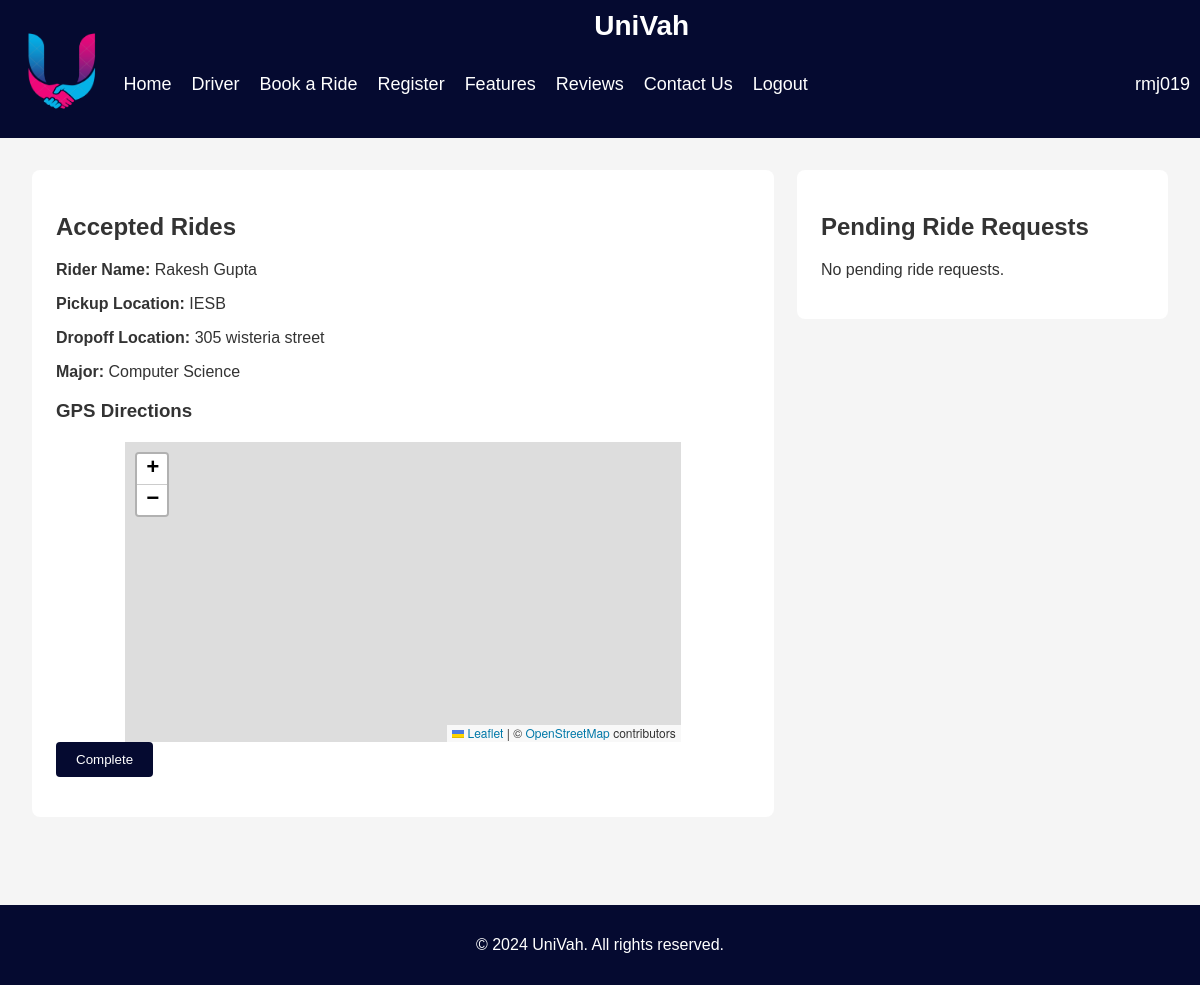
/driverhub/ (signed in), run on the app's committed database.
### Univah/models.py (models this page shows)
class RideRequest(models.Model):
    rider = models.ForeignKey(Rider, on_delete=models.CASCADE, null=True, related_name='ride_requests')
    driver = models.ForeignKey(Driver, on_delete=models.CASCADE, null=True, related_name='driver_requests')
    pickup_address = models.CharField(max_length=255, null=True)
    dropoff_address = models.CharField(max_length=255, null=True)
    booking_type = models.CharField(max_length=255, null=True) #(not used. no time to implement)
    status = models.CharField(max_length=20, choices=[('Pending', 'Pending'), ('Accepted', 'Accepted'), ('Completed', 'Completed')], default='Pending')

class Rider(models.Model):
    user = models.OneToOneField(User, on_delete=models.CASCADE, null = True)
    major = models.CharField(max_length=50, null=True)
    phone_number = models.CharField(max_length=12, null=True)

### Univah/views.py (the view, shortened to what this page needs)
# urls.py: path('driverhub/', views.DriverHub.as_view(), name='driverhub'),
class DriverHub(View):
    def get(self, request):
        user = request.user
        if user.is_authenticated:
            is_driver = models.Driver.objects.filter(user=user).exists()
            if is_driver:
                driver = models.Driver.objects.get(user=request.user)
                accepted_ride_requests = models.RideRequest.objects.filter(status='Accepted', driver=driver)
                ride_requests = models.RideRequest.objects.filter(status='Pending')
                activedrivers = models.Driver.objects.filter(status = 'Available')
                return render(request, 'driverhub.html', {
                    'accepted_ride_requests': accepted_ride_requests,
                    'pending_ride_requests': ride_requests,
                    'user': request.user,
                    'activedrivers': activedrivers
                })
            else:
                return redirect('transpo')
        else:
            return redirect('login')

### Univah/templates/driverhub.html (shortened to what this page needs)
{%load static%}
<!DOCTYPE html>
<html lang="en">
<head>
     <link rel="stylesheet" href="https://unpkg.com/leaflet@1.7.1/dist/leaflet.css" />
     <link rel="stylesheet" href="https://unpkg.com/leaflet-control-geocoder/dist/Control.Geocoder.css" />
     <link rel="stylesheet" href="https://unpkg.com/leaflet-routing-machine/dist/leaflet-routing-machine.css" />
     <link rel="stylesheet" href="{% static 'css/driverhub.css' %}">
</head>
<body>
    <header>
        <img src="{% static 'images/univah.png' %}" alt="Description of your image" width="90" height="90
">
        <nav>
            <h1>UniVah</h1>
            <ul>
                <li><a href="{% url 'transpo' %}" class="nav-btn">Home</a></li>
                <li><a href="{% url 'driverhub' %}" class="nav-btn">Driver</a></li>
                <li><a href="{% url 'riderhub' %}" class="nav-btn">Book a Ride</a></li>
                <li><a href="{% url 'register' %}" class="nav-btn">Register</a></li>
                <li><a href="#features">Features</a></li>
                <li><a href="#reviews">Reviews</a></li>
                <li><a href="#contact">Contact Us</a></li>
                {% if user.is_authenticated %}
                    <li class="right-align"><a href="{% url 'logout' %}" class="nav-btn">Logout</a></li>
                {% else %}
                    <li class="right-align"><a href="{% url 'login' %}" class="nav-btn">Login</a></li>
                {% endif %}
                <span class="user-name">{{ user.username }}</span>
            </ul>
        </nav>
    </header>
    <div class="content">
        <div class="left-column">
            <div class="section">
                <h2>Accepted Rides</h2>
                <ul class="requests">
                    {% for request in accepted_ride_requests %}
                    <li class="request">
                        <p><strong>Rider Name:</strong> {{ request.rider.user.first_name }} {{ request.rider.user.last_name }}</p>
                        <p><strong>Pickup Location:</strong> {{ request.pickup_address }}</p>
                        <p><strong>Dropoff Location:</strong> {{ request.dropoff_address }}</p>
                        <p><strong>Major:</strong> {{ request.rider.major}}</p>
                        <div id="ride-map">
                            <h3>GPS Directions</h3>
                            <div id="map"></div>
                        </div>
                        <form method="post">
                            <button type="submit" name="action" value="Complete" class="btn">Complete</button>
                        </form>
                    </li>
                    {% empty %}
                    <li class="request">No accepted ride requests.</li>
                    {% endfor %}
                </ul>
            </div>
        </div>
        <div class="right-column">
            <div class="section">
                <h2>Pending Ride Requests</h2>
                <ul class="requests">
                    {% for request in pending_ride_requests %}
                    <li class="request">
                        <p><strong>Rider Name:</strong> {{ request.rider.user.first_name }} {{ request.rider.user.last_name }}</p>
                        <p><strong>Pickup Location:</strong> {{ request.pickup_address }}</p>
                        <p><strong>Dropoff Location:</strong> {{ request.dropoff_address }}</p>
                        <p><strong>Major:</strong> {{ request.rider.major}}</p>
                        <form method="post">
                            {% csrf_token %}
                            <input type="hidden" name="request_id" value="{{ request.id }}">
                            <button type="submit" name="action" value="Accept" class="btn">Accept</button>
                        </form>
                    </li>
                    {% empty %}
                    <li class="request">No pending ride requests.</li>
                    {% endfor %}
                </ul>
            </div>
        </div>
    </div>
    <footer>
        <p>&copy; 2024 UniVah. All rights reserved.</p>
    </footer>
</body>
</html>

### static/css/driverhub.css (style rules this page uses)
body { font-family: Arial, sans-serif; margin: 0; padding: 0; background-color: #f5f5f5; color: #333; }
header { background-color: #050A30; padding: 10px 20px; height: auto; display: flex; align-items: center; }
nav { display: flex; flex-direction: column; align-items: center; height: auto; width: 100%; }
header h1 { color: #fff; font-size: 28px; margin: 0; }
header ul { list-style: none; display: flex; gap: 20px; margin: 3%; justify-content: flex-start; width: 100%; }
.user-name { color: #fff; font-size: 18px; margin-left: auto; margin-right: 10px; }
header ul li a { color: #fff; text-decoration: none; font-size: 18px; }
.content { display: flex; gap: 2%; padding: 2em; max-width: 1200px; margin: auto; }
.left-column { flex: 2; }
.right-column { flex: 1; }
.section { background-color: #fff; padding: 1.5em; border-radius: 8px; margin-bottom: 1.5em; }
.requests { list-style-type: none; padding: 0; }
.btn { background-color: #050A30; color: #fff; padding: 0.75em 1.5em; border: none; border-radius: 4px; cursor: pointer; }
footer { background-color: #050A30; color: #fff; text-align: center; padding: 15px; margin-top: 2em; }
#map { height: 300px; width: 80%; margin: 0 auto; margin-top: 20px; }

### data on the page
RideRequest: rider.user.first_name "Rakesh", rider.user.last_name "Gupta", pickup_address "IESB", dropoff_address "305 wisteria street", rider.major "Computer Science"

### other printed values
{{ user.username }} "rmj019"
